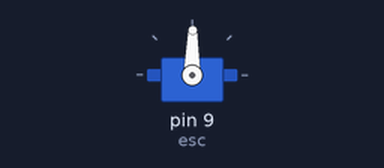
The sketch below on a simulated Arduino Uno, built with avr-gcc and run on an emulated ATmega328P. Parts: servo.

Above: at 3.1 s.
Timing chart, 0 to 4.6 s (numbered marks = the images above):
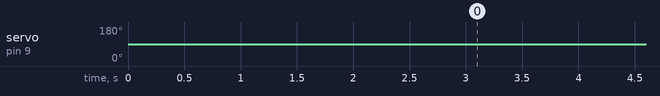

Measured:
- by itself, servo on pin 9 (esc): 90° → 89° at 3.0 s

The sketch:

ESCTest.ino
```cpp
#include <Servo.h>

Servo esc;

void setup() {
  Serial.begin(9600);

  esc.attach(9);

//  pinMode(9, OUTPUT);

  delay(3000);
}

void loop() {
  esc.write(89);

 // delay(2000);

//  esc.write(0);
//
//  delay(4000);

//  analogWrite(9, 150);
//
//  delay(2000);

//  analogWrite(9,0);
//
//  delay(3000);

}
```
